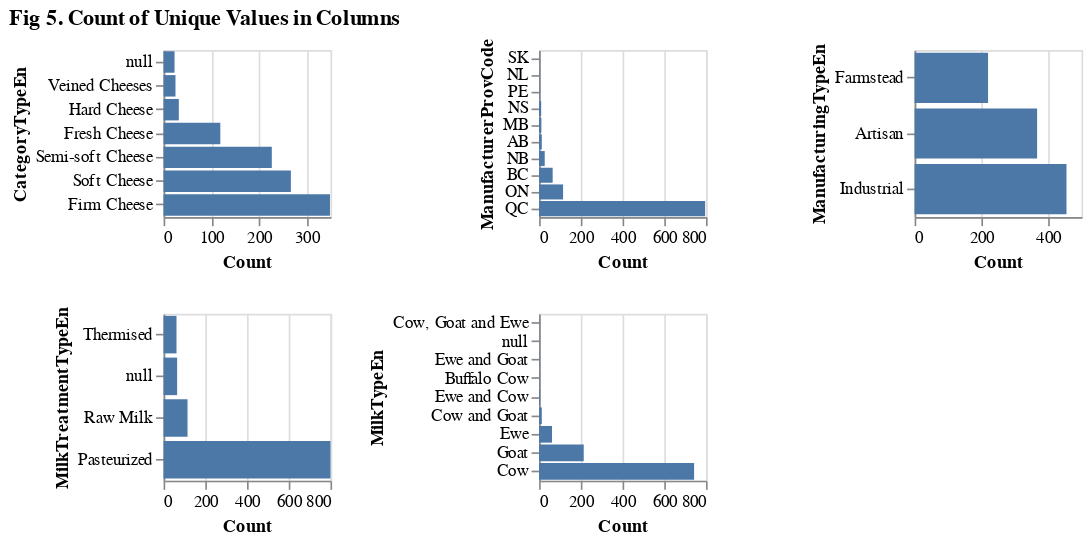

Source (notebook cell):
### Markdown cell above
####
In Fig 3 below, for each categorical column we display a horizontal bar chart showing the unique values as the rows and the count of cheese rows on the x-axis. 

Reference: [altair.repeat example](https://github.com/altair-viz/altair/issues/1133)

**Observations from Fig 3:**

- Most of the cheese comes from Quebec(QC)
- Industrial is the highest manufacturing type
- Firm cheese is the highest category type
- Cow and goat milk types account for most of the cheeses
- Most milk is pasteurized

### Code cell
Fig_5 = (alt.Chart(cheese, width=100, height=100).mark_bar()
          .encode(
              alt.Y(alt.repeat('repeat'), type = 'nominal', sort = 'x'),
              alt.X('count():Q', title = 'Count')          
          )
          .repeat(
              repeat = categorical_columns, 
              columns = 3)
          .properties(title = 'Fig 5. Count of Unique Values in Columns')
         )
Fig_5

# Reference: Acknowledgement - https://github.com/altair-viz/altair/issues/1133

### Figure 1 — Vega-Lite specification as saved in the notebook (floating-point values rounded to 4 significant figures; data arrays with more than 128 entries replaced by an {"elided": "..."} marker saying what was removed)
{"config": {"view": {"continuousWidth": 400, "continuousHeight": 300}}, "repeat": ["CategoryTypeEn", "ManufacturerProvCode", "ManufacturingTypeEn", "MilkTreatmentTypeEn", "MilkTypeEn"], "spec": {"data": {"name": "data-1e08b5dcf76bc87d5135ce607a635391"}, "mark": "bar", "encoding": {"x": {"aggregate": "count", "title": "Count", "type": "quantitative"}, "y": {"field": {"repeat": "repeat"}, "sort": "x", "type": "nominal"}}, "height": 100, "width": 100}, "columns": 3, "title": "Fig 5. Count of Unique Values in Columns", "$schema": "https://vega.github.io/schema/vega-lite/v4.17.0.json", "datasets": {"data-1e08b5dcf76bc87d5135ce607a635391": {"elided": "1042 records"}}}
